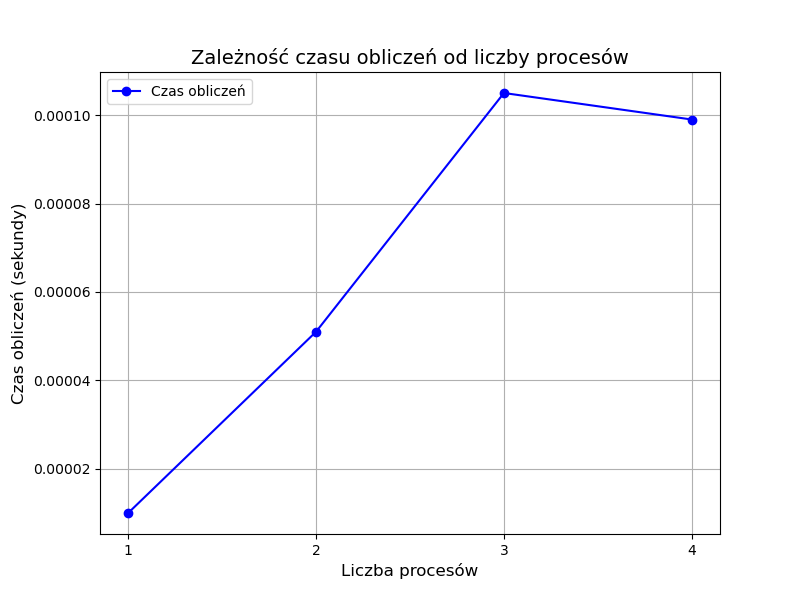

Here is the Python script that generated this plot:
import matplotlib.pyplot as plt

processes = [1, 2, 3, 4]
times = [0.000010, 0.000051, 0.000105, 0.000099]

plt.figure(figsize=(8, 6))
plt.plot(processes, times, marker='o', linestyle='-', color='blue', label='Czas obliczeń')

plt.title('Zależność czasu obliczeń od liczby procesów', fontsize=14)
plt.xlabel('Liczba procesów', fontsize=12)
plt.ylabel('Czas obliczeń (sekundy)', fontsize=12)
plt.xticks(processes)
plt.grid(True)
plt.legend()
plt.savefig('./plots/pi_plots.png')